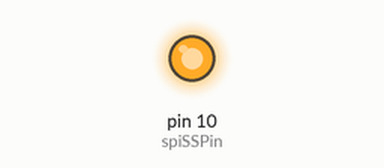
Recording of a sketch running on a simulated Arduino Uno, built with avr-gcc and run on an emulated ATmega328P. Parts: output pins drawn as LEDs (lit = HIGH).

Above: at 0.1 s.
Timing chart, 0 to 1.6 s (numbered marks = the images above):
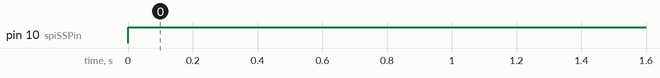

Measured:
- by itself, pin 10 (spiSSPin): LOW → HIGH at 0.00 s

The sketch:

4_SPI.ino
```cpp
#include <SPI.h>

const int spiSSPin = 10;

void setup() {
  pinMode(spiSSPin, OUTPUT);
  SPI.begin();
}

void loop() {
  digitalWrite(spiSSPin, LOW);
  SPI.transfer(0xFF); // Kirim data SPI
  digitalWrite(spiSSPin, HIGH);
  delay(500);
}
```
